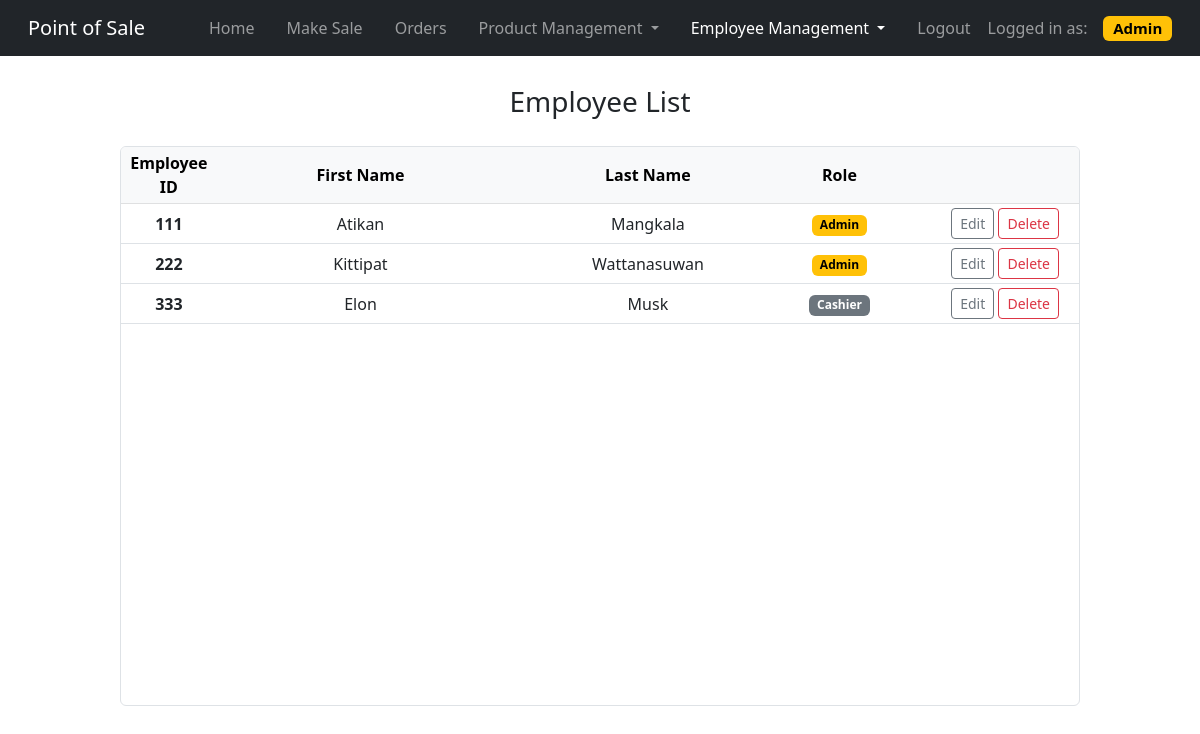
Screenshot of /main/employee.php (signed in) with the database file from the repository.
### tables this page shows
CREATE TABLE `Employee` (
  `e_id` bigint(6) NOT NULL,
  `e_fname` varchar(20) NOT NULL,
  `e_lname` varchar(20) NOT NULL,
  `e_role` varchar(10) NOT NULL,
  `e_username` varchar(10) NOT NULL,
  `e_password` varchar(100) NOT NULL
);

### main/employee.php (the view, shortened to what this page needs)
<?php require_once('../connect.php'); ?>
<!DOCTYPE html>
<html lang="en">
  <head>
    <link
      href="https://cdn.jsdelivr.net/npm/bootstrap@5.2.2/dist/css/bootstrap.min.css"
      rel="stylesheet"
    />
    <link
      rel="stylesheet"
      href="https://cdn.jsdelivr.net/npm/bootstrap-icons@1.10.1/font/bootstrap-icons.css"
    />
    <link rel="stylesheet" href="/main/css/style_product.css" />
  </head>
  <body style="height: 100vh; width: 100vw">
    <nav class="navbar navbar-expand-lg navbar-dark bg-dark">
      <div class="container-fluid">
        <a class="navbar-brand ms-3 me-5" href="/main/dashboard.php">Point of Sale</a>
        <div class="collapse navbar-collapse" id="navbarSupportedContent">
          <ul class="navbar-nav me-auto mb-2 mb-lg-0">
            <li class="nav-item mx-2">
              <a class="nav-link" href="/main/dashboard.php">Home</a>
            </li>
            <li class="nav-item mx-2">
              <a class="nav-link" href="/main/sale.php">Make Sale</a>
            </li>
            <li class="nav-item mx-2">
              <a class="nav-link" href="/main/order.php">Orders</a>
            </li>
            <li class="nav-item dropdown mx-2">
              <a
                class="nav-link dropdown-toggle"
                href="#"
                role="button"
                data-bs-toggle="dropdown"
                aria-expanded="false"
              >
                Product Management
              </a>
            </li>
            <li class="nav-item dropdown mx-2">
              <a
                class="nav-link dropdown-toggle active"
                href="#"
                role="button"
                data-bs-toggle="dropdown"
                aria-expanded="false"
              >
                Employee Management
              </a>
            </li>
            <li class="nav-item mx-2">
              <a class="nav-link" href="/authentication/logout.php">Logout</a>
            </li>
          </ul>
          <span class="navbar-text me-3"> Logged in as: </span>
          <h5 class="my-1 me-3">
            <span class="badge text-bg-warning">Admin</span>
          </h5>
        </div>
      </div>
    </nav>
    <p style="text-align: center" class="fs-3 my-4">Employee List</p>
    <div
      style="height: 70%; width: 80%; overflow-y: auto;"
      class="border rounded mx-auto"
    >
      <table style="width: 100%;" class="table table-sm table-hover">
        <thead>
          <tr class="table-light">
            <th style="width: 10%" scope="col">Employee ID</th>
            <th style="width: 30%" scope="col">First Name</th>
            <th style="width: 30%" scope="col">Last Name</th>
            <th style="width: 10%" scope="col">Role</th>
            <th style="width: 20%" scope="col"></th>
          </tr>
        </thead>
        <tbody>
        <?php
            $q="select * from Employee";
            $result=$mysqli->query($q);
            while($row=$result->fetch_array()){ ?>
                  <tr>
                    <th scope="row"><?=$row['e_id']?></th>
                    <td><?=$row['e_fname']?></td>
                    <td><?=$row['e_lname']?></td>
                    <?php
                    if($row['e_role'] == 'Admin'){
                      echo "<td><span class=\"badge text-bg-warning\">".$row['e_role']."</span></td>";
                    }
                    else{
                      echo "<td><span class=\"badge text-bg-secondary\">".$row['e_role']."</span></td>";
                    }
                    ?>
                    <td class="button-cell">
                    <a href='edit_employee.php?eid=<?=$row['e_id']?>'> <button type="button" class="btn btn-sm btn-outline-secondary">Edit</button></a>
                    <a href='../api/deleteinfo.php?eid=<?=$row['e_id']?>'> <button type="button" class="btn btn-sm btn-outline-danger me-3">Delete</button></a>
                    </td>
                  </tr>
          <?php } ?>
        </tbody>
      </table>
    </div>
  </body>
</html>

### main/css/style_product.css (style rules this page uses)
table, thead, tr, tbody, th, td { text-align: center; vertical-align: middle; }
thead th { position: sticky; top: 0; z-index: 1; }
.table td { text-align: center; vertical-align: middle; }
.button-cell { text-align: right !important; }

### rows the page displays
employee: e_id "111", e_fname "Atikan", e_lname "Mangkala", e_role "Admin"
employee: e_id "222", e_fname "Kittipat", e_lname "Wattanasuwan", e_role "Admin"
employee: e_id "333", e_fname "Elon", e_lname "Musk", e_role "Cashier"
